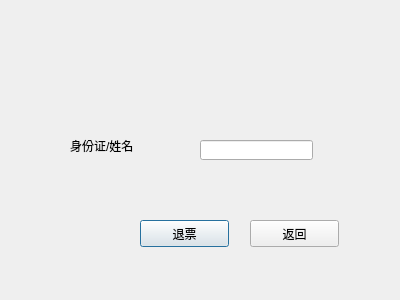
<?xml version="1.0" encoding="UTF-8"?>
<ui version="4.0">
 <class>Dialog2</class>
 <widget class="QDialog" name="Dialog2">
  <property name="geometry">
   <rect>
    <x>0</x>
    <y>0</y>
    <width>400</width>
    <height>300</height>
   </rect>
  </property>
  <property name="windowTitle">
   <string>Dialog</string>
  </property>
  <widget class="QLabel" name="label">
   <property name="geometry">
    <rect>
     <x>70</x>
     <y>130</y>
     <width>101</width>
     <height>31</height>
    </rect>
   </property>
   <property name="text">
    <string>身份证/姓名</string>
   </property>
  </widget>
  <widget class="QPushButton" name="pushButton">
   <property name="geometry">
    <rect>
     <x>140</x>
     <y>220</y>
     <width>89</width>
     <height>27</height>
    </rect>
   </property>
   <property name="text">
    <string>退票</string>
   </property>
  </widget>
  <widget class="QLineEdit" name="lineEdit">
   <property name="geometry">
    <rect>
     <x>200</x>
     <y>140</y>
     <width>113</width>
     <height>20</height>
    </rect>
   </property>
  </widget>
  <widget class="QPushButton" name="pushButton_2">
   <property name="geometry">
    <rect>
     <x>250</x>
     <y>220</y>
     <width>89</width>
     <height>27</height>
    </rect>
   </property>
   <property name="text">
    <string>返回</string>
   </property>
  </widget>
 </widget>
 <resources/>
 <connections>
  <connection>
   <sender>pushButton_2</sender>
   <signal>clicked()</signal>
   <receiver>Dialog2</receiver>
   <slot>close()</slot>
   <hints>
    <hint type="sourcelabel">
     <x>289</x>
     <y>232</y>
    </hint>
    <hint type="destinationlabel">
     <x>293</x>
     <y>251</y>
    </hint>
   </hints>
  </connection>
 </connections>
</ui>
